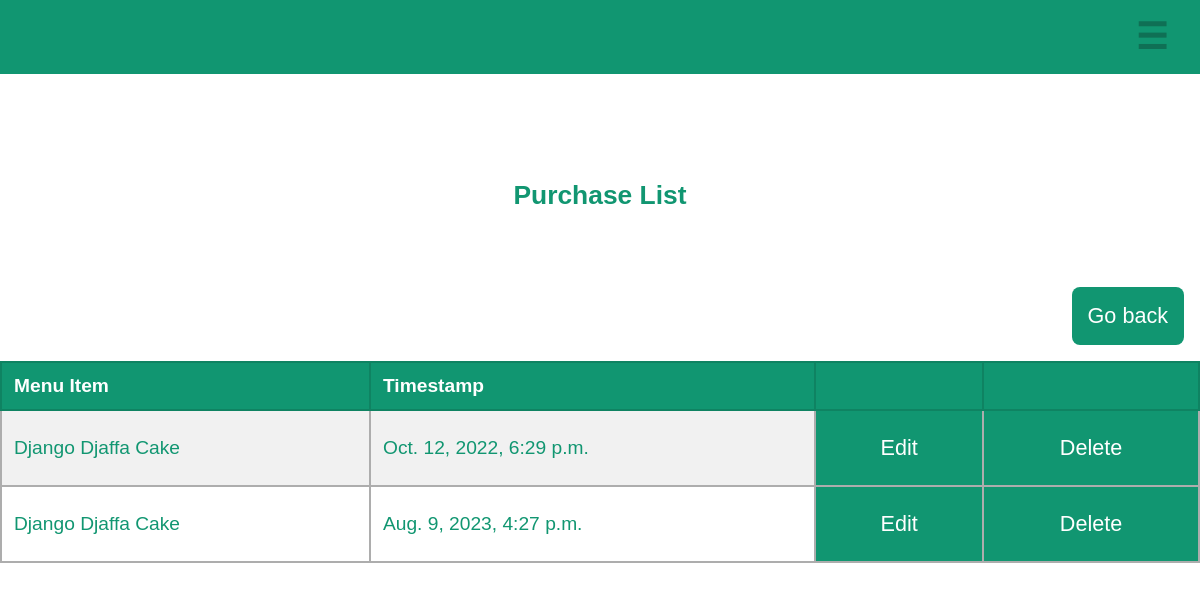
Page /purchase/list (signed in) on the committed database.
### delights_app/models.py (models this page shows, shortened)
class Purchase(models.Model):
    menu_item = models.ForeignKey(MenuItem, on_delete=models.CASCADE)
    timestamp = models.DateTimeField(default=timezone.now)

class MenuItem(models.Model):
    name = models.CharField(max_length=30)
    price = models.FloatField(default=0.0)
    def __str__(self):
        return self.name

### delights_app/views.py (the view)
# urls.py: path('purchase/list', views.PurchaseList.as_view(), name='purchaselist'),
class PurchaseList(LoginRequiredMixin, ListView):
  model = Purchase

### delights_app/templates/delights_app/purchase_list.html (shortened to what this page needs)
{% extends "base.html" %}
{% load static%}
{% block content %}
<h4>Purchase List</h4>
<div class="buttonrow">
    <a href="{% url 'home' %}"><button type="button" value="Go back">Go back</button></a>
</div>
<table id="purchase">
    <tr>
        <th>Menu Item</th>
        <th>Timestamp</th>
        <th></th>
        <th></th>
    </tr>
    {% for purchase in purchase_list %}
    <tr>
        <td>{{ purchase.menu_item }}</td>
        <td>{{ purchase.timestamp }}</td>
        <td class="edit"><a href="{% url 'purchaseupdate' purchase.id %}"><button>Edit</button></a></td>
        <td class="edit"><a href="{% url 'purchasedelete' purchase.id %}"><button>Delete</button></a></td>
    </tr>
    {% endfor%}
</table>
{% endblock %}

### delights_app/static/style.css (style rules this page uses)
* { padding: 0; margin: 0; box-sizing: border-box; }
html { font-size: 12px; }
body { position: relative; display: flex; flex-direction: column; height: 100vh; background-image: url('restaurant_opacity.jpg'); background-size: cover; background-position: center; z-index: 0; }
h4 { margin-top: 15vh; margin-bottom: 5vh; text-align: center; font-size: 1.8rem; font-family: Arial, Helvetica, sans-serif; color: #119671; }
button { padding: 2vw; margin: 2vw; font-size: 1.4rem; border: none; border-radius: 1vw; color: #ffffff; background-color: #119671; }
.buttonrow { display: flex; flex-direction: row; justify-content: flex-end; width: 100%; }
a { font-family: Arial, Helvetica, sans-serif; text-decoration: none; color: #119671; }
table { width: 100%; border-collapse: collapse; font-family: Arial, Helvetica, sans-serif; }
td, th { padding: 1vw; }
td { text-align: left; color: #119671; border: 0.2vw solid #adadad; }
th { text-align: left; color: white; border: 0.2vw solid #0f8362; background-color: #119671; }
tr:nth-child(even) { background-color: #e7e7e78f; }
.edit { padding: 0; background-color: #119671; }
.edit button { margin: 0; padding: 3vh; width: 100%; border-radius: 0; background-color: transparent; }
@media (orientation: landscape) { h4 { margin-top: 15vw; margin-bottom: 5vw; } }
@media (orientation: landscape) { button { padding: 2vh; margin: 2vh; border-radius: 1vh; } }
@media (min-width: 480px) { h4 { font-size: 2.2rem; } }
@media (min-width: 480px) { button { font-size: 1.8rem; } }
@media (min-width: 480px) { table { font-size: 1.6rem; } }

### rows in the picture
Purchase: menu_item "Django Djaffa Cake", timestamp "Oct. 12, 2022, 6:29 p.m."
Purchase: menu_item "Django Djaffa Cake", timestamp "Aug. 9, 2023, 4:27 p.m."
